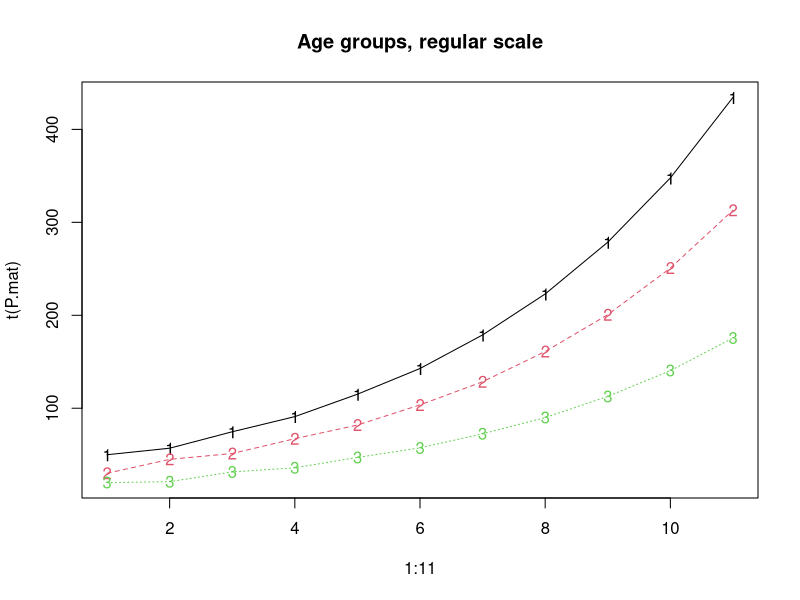
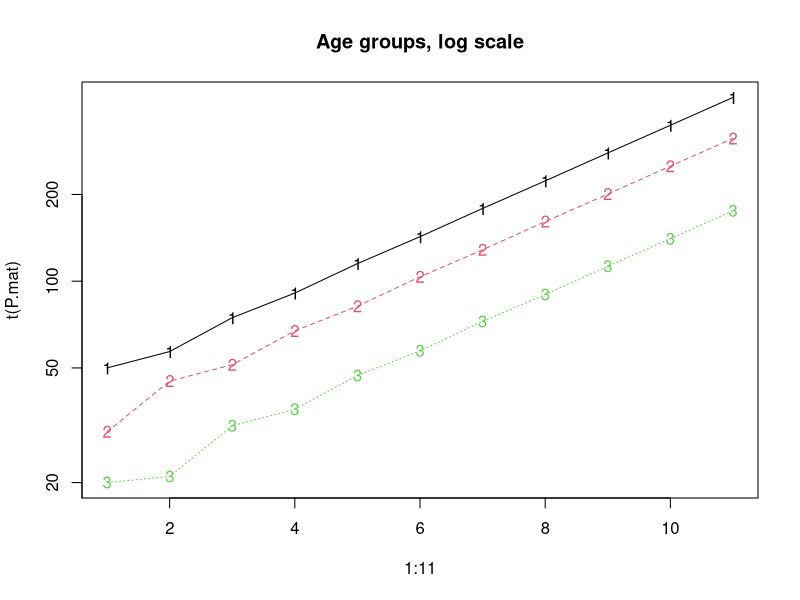
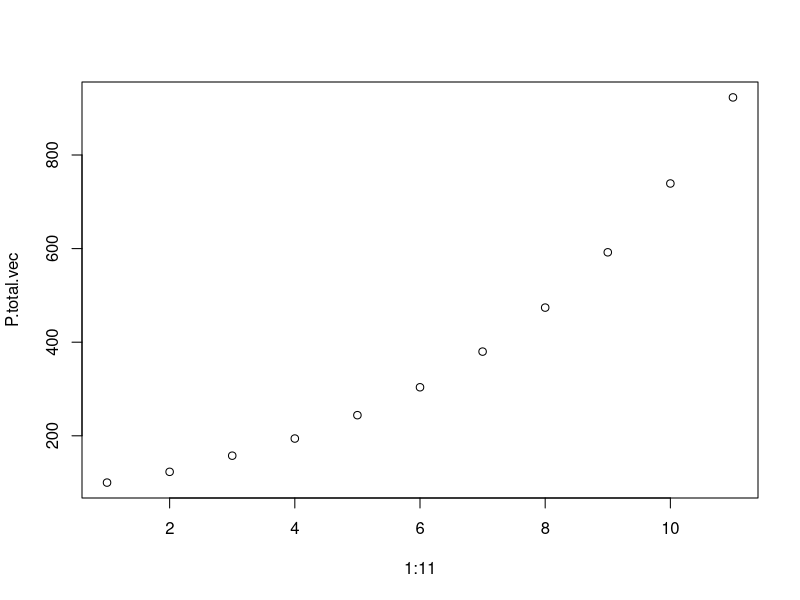
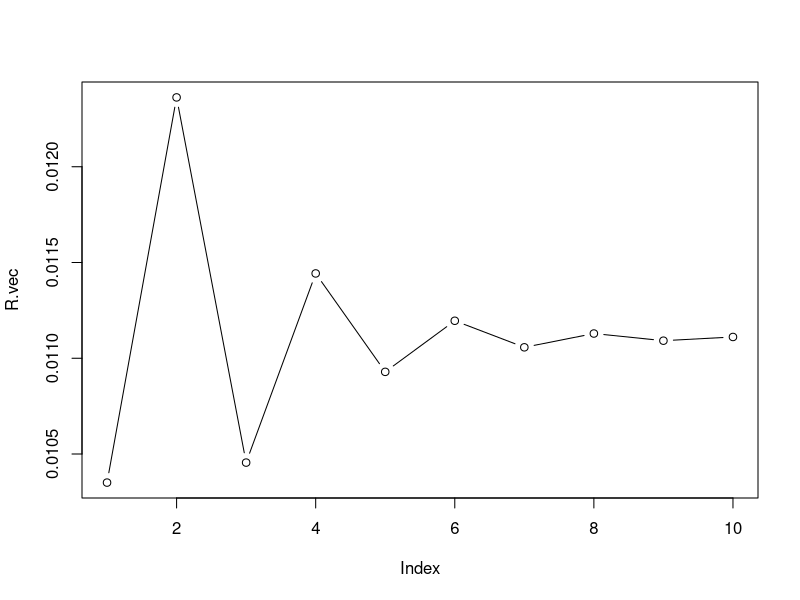
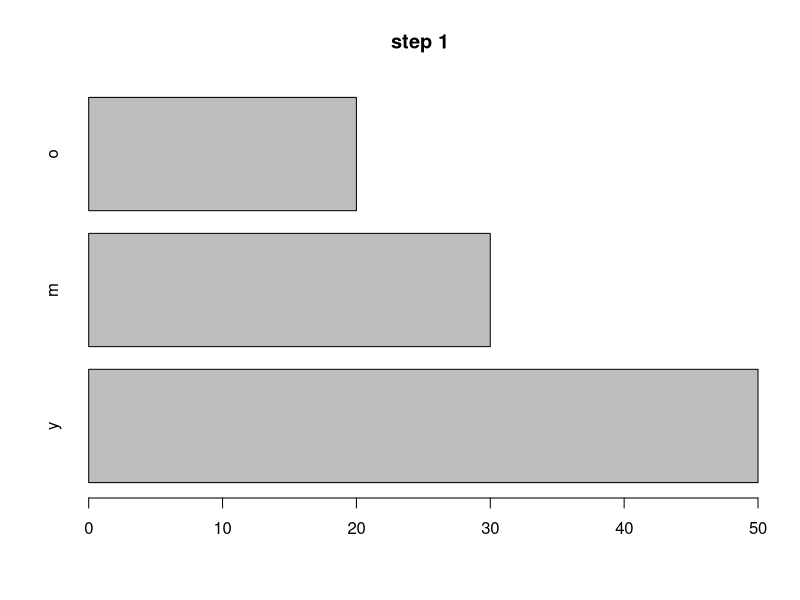
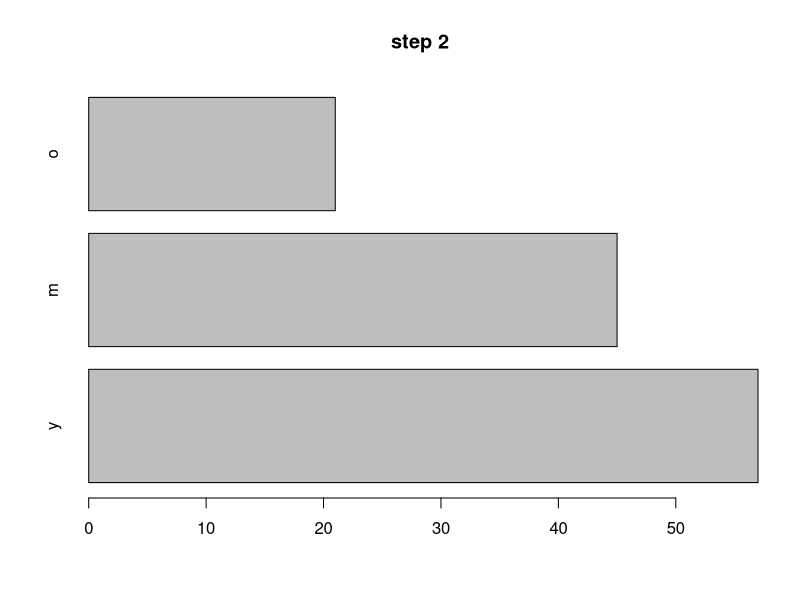
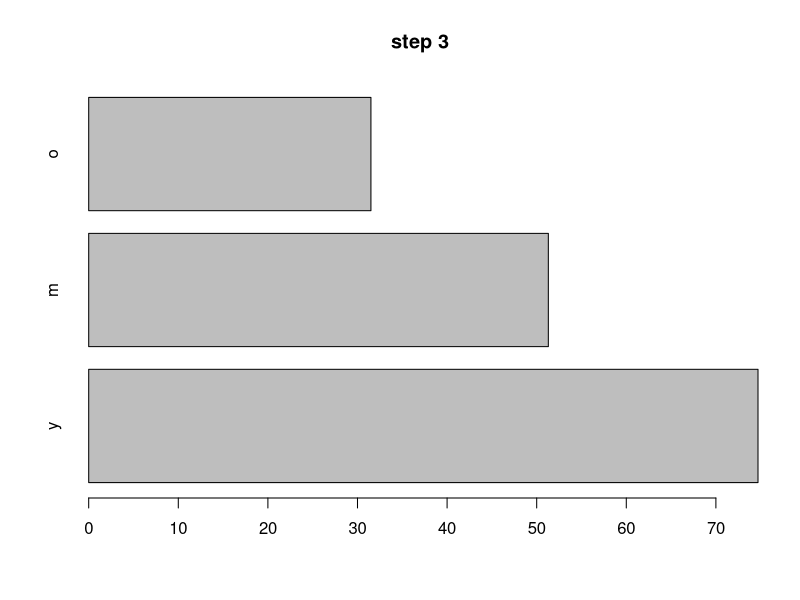
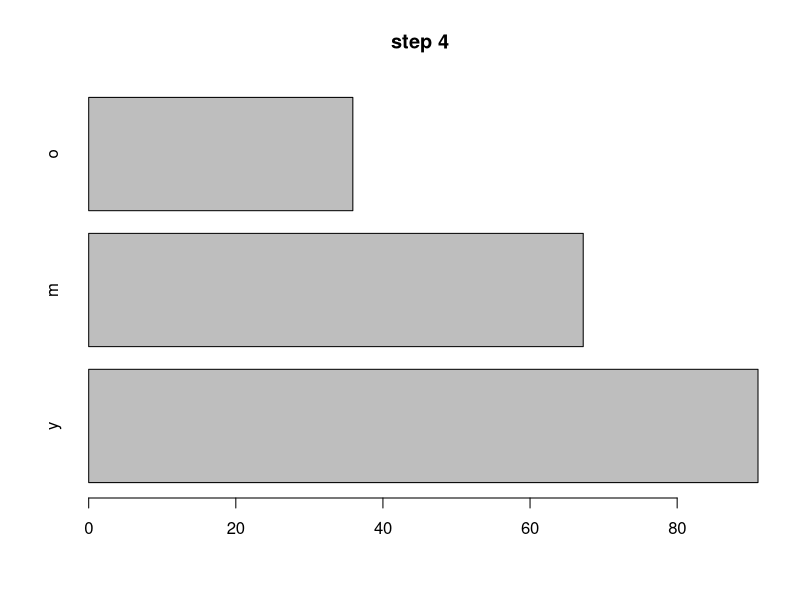

Reproduce these figures in R, in order.
## ---- chunk 1

A = matrix(c(.6, .9, 0,
            .9, 0, 0,
            0, .7, 0), ncol = 3, byrow = T)
P0 = matrix(c(50,
            30,
            20), ncol = 1, byrow = T)

P1 = A %*% P0  # '%*%' means matrix multiplication
print(P1)

## ---- chunk 2
P0.total = sum(P0)
P1.total = sum(P1)
my.ratio = P1.total / P0.total
print(my.ratio)
## ---- chunk 3
R.0.to.1 = log(P1.total/P0.total)/20
print(R.0.to.1)
## ---- chunk 4

## approach 1: repeated multiplication

P1 = A %*% P0
P2 = A %*% P1
# etc .....
## ---- chunk 5
## approach 2: Iteration
P.mat = matrix(NA, nrow = 3, ncol = 10+1) # create an empty pop matrix
P.mat[,1] = P0 # initialize by putting starting population in first column
for (i in 1:10) # loop
{
 P.mat[,i+1] = A %*% P.mat[,i] #result goes in i+1 column
}

## let's plot the results
matplot(1:11, t(P.mat), type = "o", main = "Age groups, regular scale")
## ---- chunk 6
matplot(1:11, t(P.mat), log = "y", type = "o", main = "Age groups, log scale")
## ---- chunk 7
P.total.vec = NULL
for (i in 1:11)
 P.total.vec[i] = sum(P.mat[,i])
plot(1:11, P.total.vec)
## ---- chunk 8
R.vec = diff(log(P.total.vec))/ 20
plot(R.vec, type = "b")
## ---- chunk 9
print(round(R.vec, 3)) ## looks like long term growth rate is about 1.1 percent
## ---- chunk 10
for (i in 1:11)
 barplot(P.mat[,i], main = paste("step", i), names.arg = c("y", "m", "o"), horiz = T)
## ---- chunk 11
A0 = matrix(c(.5, .5, 0,
             1, 0, 0,
             0, 1, 0), byrow = T, ncol = 3)
P0.guess = matrix(c(10,10,10), byrow = T, ncol = 1)
P.mat = matrix(NA, nrow = 3, ncol = 10+1) # an empty pop matrix
P.mat[,1] = P0.guess # the starting population
for (i in 1:10)
{
 P.mat[,i+1] = A0 %*% P.mat[,i]
}

## let's plot the results
matplot(1:11, t(P.mat), type = "o", main = "Age groups, regular scale")
## ---- chunk 12

P.mat = matrix(NA, nrow = 3, ncol = 10+1) # an empty pop matrix
P.mat[,1] = P0 # our old "young'ish" starting population
for (i in 1:10)
{
 P.mat[,i+1] = A0 %*% P.mat[,i] # we use A0 (not A)
}
## let's get population total
P.total.vec = NULL
for (i in 1:11)
{
 P.total.vec[i] = sum(P.mat[,i])
}

## let's plot the results
matplot(1:11, P.total.vec, type = "o", main = "Total population, population momentum")
## ---- chunk 13
for (i in 1:11)
 barplot(P.mat[,i], main = paste("step", i), names.arg = c("y", "m", "o"), horiz = T, 
         xlim = c(0, 100))
